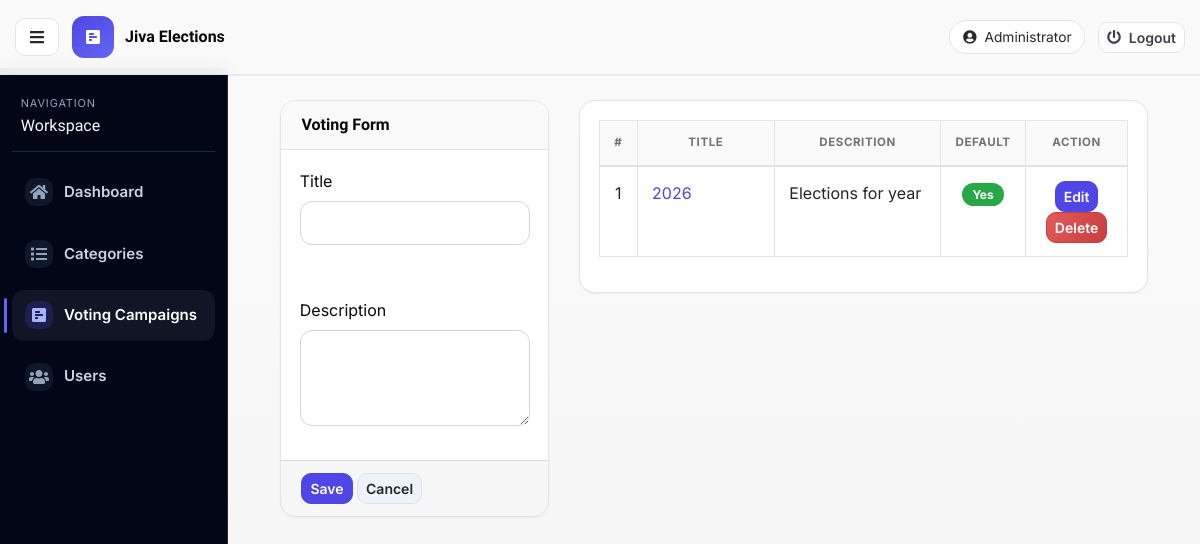
Page /index.php?page=voting_list (signed in) on the committed database.
### tables this page shows
CREATE TABLE `voting_list` (
  `id` int(30) NOT NULL,
  `title` varchar(250) NOT NULL,
  `description` text NOT NULL,
  `is_default` tinyint(1) NOT NULL DEFAULT 0
);

### voting_list.php (the view, shortened to what this page needs)
<?php include('db_connect.php');?>
<div class="container-fluid">
	<div class="col-lg-12">
		<div class="row">
			<div class="col-md-4">
			<form action="" id="manage-voting">
				<div class="card">
					<div class="card-header">
						    Voting Form
				  	</div>
					<div class="card-body">
							<div class="form-group">
								<label class="control-label">Title</label>
								<input type="text" class="form-control" name="title">
							</div>
					</div>
					<div class="card-body">
							<div class="form-group">
								<label class="control-label">Description</label>
								<textarea class="form-control" name="description"></textarea>
							</div>
					</div>
					<div class="card-footer">
						<div class="row">
							<div class="col-md-12">
								<button class="btn btn-sm btn-primary"> Save</button>
								<button class="btn btn-sm btn-default" type="button" onclick="$('#manage-voting').get(0).reset()"> Cancel</button>
							</div>
						</div>
					</div>
				</div>
			</form>
			</div>
			<div class="col-md-8">
				<div class="card">
					<div class="card-body">
						<table class="table table-bordered table-hover">
							<colgroup>
								<col width="5%">
								<col width="30%">
								<col width="35%">
								<col width="10%">
								<col width="20%">
							</colgroup>
							<thead>
								<tr>
									<th class="text-center">#</th>
									<th class="text-center">Title</th>
									<th class="text-center">Descrition</th>
									<th class="text-center">Default</th>
									<th class="text-center">Action</th>
								</tr>
							</thead>
							<tbody>
								<?php
								$i = 1;
								$vote = $conn->query("SELECT * FROM voting_list order by id asc");
								while($row=$vote->fetch_assoc()):
								?>
								<tr>
									<td class="text-center"><?php echo $i++ ?></td>
									<td class=""><a href="index.php?page=manage_voting&id=<?php echo $row['id'] ?>"><?php echo $row['title'] ?></a></td>
									<td class=""><?php echo $row['description'] ?></td>
									<?php if($row['is_default'] == 1): ?>
										<td class="text-center"><div class="badge badge-success">Yes</div></td>
									<?php elseif($row['is_default'] == 0):  ?>
										<td class="text-center"><div class="badge badge-info update_default" data-id="<?php echo $row['id'] ?>">No</div></td>
									<?php endif; ?>
									<td class="text-center">
										<button class="btn btn-sm btn-primary edit_voting" type="button" data-id="<?php echo $row['id'] ?>">Edit</button>
										<button class="btn btn-sm btn-danger delete_voting" type="button" data-id="<?php echo $row['id'] ?>">Delete</button>
									</td>
								</tr>
								<?php endwhile; ?>
							</tbody>
						</table>
					</div>
				</div>
			</div>
		</div>
	</div>
</div>

### assets/css/style.css (style rules this page uses)
body { font-family: "Open Sans", sans-serif; color: #444444; width: 100%; height: calc(100%); }
a { color: #1977cc; }
:root { --font-base: "Inter", sans-serif; --font-display: "Geist", "Inter", sans-serif; --bg-page: #f3f4f6; --bg-surface: #ffffff; --bg-soft: #f8fafc; --ink-900: #09090b; --ink-700: #27272a; --ink-500: #52525b; --brand-700: #4338ca; --brand-600: #4f46e5; --brand-500: #6366f1; --brand-accent: #818cf8; --danger-600: #d44747; --ring: 0 0 0 3px rgba(79, 70, 229, 0.18); --shadow-soft: 0 2px 8px rgba(15, 23, 42, 0.05); --shadow-card: 0 1px 2px rgba(15, 23, 42, 0.05); --radius-xl: 16px; --radius-lg: 14px; --radius-md: 12px; }
* { box-sizing: border-box; }
body, html { font-family: var(--font-base); background: linear-gradient(180deg, #fafafa 0%, #f4f4f5 100%); color: var(--ink-900); min-height: 100%; }
a { color: var(--brand-600); }
.admin-shell { min-height: 100vh; }
.card { border: 1px solid #e4e4e7; border-radius: var(--radius-xl); box-shadow: var(--shadow-card); overflow: hidden; background: var(--bg-surface); }
.card-header { background: #fafafa; border-bottom: 1px solid #e4e4e7; font-family: var(--font-display); font-weight: 600; }
.card-body { padding: 1.15rem; }
.badge { border-radius: 999px; padding: .36rem .62rem; }
.table { border-color: #e4e4e7; }
.table thead th { border-top: 0; background: #fafafa; color: #71717a; text-transform: uppercase; font-size: .72rem; letter-spacing: .05em; padding: .85rem .9rem; }
.table td { padding: .84rem .9rem; }
.table-bordered td, .table-bordered th { border-color: #e4e4e7; }
.form-control, .custom-select, textarea { border-radius: var(--radius-md); border: 1px solid #d4d4d8; color: var(--ink-900); min-height: 44px; background: #ffffff; }
textarea.form-control { min-height: 96px; }
.btn { border-radius: 10px; font-weight: 600; }
.btn-primary { border-color: var(--brand-600); background: var(--brand-600); }
.btn-danger { background: linear-gradient(120deg, #e35a5a, #c73e3e); border-color: #c73e3e; }
.btn-default, .btn-secondary { background: #edf3f9; border-color: #d5e2ee; color: var(--ink-700); }
main#view-panel > * { animation: riseIn .38s ease; }

### rows in the picture
voting_list: title "2026", description "Elections for year", is_default "Yes"

### other values in the picture
$_SESSION['login_name'] "Administrator"
